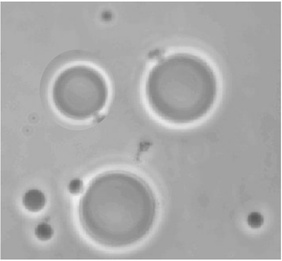
#> input picture pdi/project9/images project #7/Imagem1.jpg, 282 x 261 px, shrunk from 756 x 701 before the run
$ python generate_project9.py
#> lines starting #> are read from the running program, lines starting #| are printed output that depends on the picture; after the words box and inside, x2 and y2 are one past the last pixel; in counts of white or black regions, pixels touching at a corner belong together
"""
generate_project9.py
PDI Project 7 - Segmentation: extract boundaries of the 2 largest blobs.

Pipeline per image:
  1. Convert RGB -> grayscale
  2. Otsu thresholding  -> binary mask
  3. Morphological opening (remove small noise)
  4. Label connected components
  5. Keep 2 largest components
  6. Boundary extraction: boundary = blob XOR erode(blob)
  7. Overlay on original image
"""

import numpy as np
import matplotlib.pyplot as plt
import matplotlib.patches as mpatches
from PIL import Image
from scipy import ndimage
import os

SRC = "images project #7"
OUT = "imgs_result"
os.makedirs(OUT, exist_ok=True)

COLORS = [(255, 50, 50), (50, 200, 255)]   # red for blob1, cyan for blob2

# ── helpers ──────────────────────────────────────────────────────────────────

def otsu_threshold(gray):
    hist, bins = np.histogram(gray.flatten(), bins=256, range=(0, 256))
    hist = hist.astype(np.float64)
    total = hist.sum()
    best_T, best_var = 0, 0.0
    w0, sum0 = 0.0, 0.0
    total_sum = np.dot(np.arange(256), hist)
    for t in range(256):
        w0 += hist[t]
        if w0 == 0:
            continue
        w1 = total - w0
        if w1 == 0:
            break
        sum0 += t * hist[t]
        m0 = sum0 / w0
        m1 = (total_sum - sum0) / w1
        var = w0 * w1 * (m0 - m1) ** 2
        if var > best_var:
            best_var = var
            best_T = t
    return best_T

def extract_boundary(mask):
    struct = ndimage.generate_binary_structure(2, 1)
    eroded = ndimage.binary_erosion(mask, structure=struct, iterations=2)
    return mask & ~eroded

def save(fig, name):
    path = os.path.join(OUT, name)
    fig.savefig(path, dpi=150, bbox_inches="tight")
    plt.close(fig)
    print(f"  saved {name}")

# ── process each image ───────────────────────────────────────────────────────

image_names = ["Imagem1.jpg", "Imagem2.jpg", "Imagem3.jpg"]

all_results = []

for img_name in image_names:
    print(f"\nProcessing {img_name} ...")
    base = img_name.replace(".jpg", "").lower()

    # 1. Load
    rgb = np.array(Image.open(os.path.join(SRC, img_name)))
#> rgb is the input picture: shape (261, 282, 3); min 90, max 255, mean 170.9
    gray = np.array(Image.open(os.path.join(SRC, img_name)).convert("L"))

    # 2. Otsu threshold (objects darker than background? try both polarities)
    T = otsu_threshold(gray)
#> in otsu_threshold, `hist, bins = np.histogram(gray.flatten(), bins=256, range=(0, 256))`: hist = 256 values, max 7545 at index 162, min 0 at index 0, mean 287.5; bins = 257 values from 0 to 256
#> in otsu_threshold, `total = hist.sum()`: total = 73602
#> in otsu_threshold, `total_sum = np.dot(np.arange(256), hist)`: total_sum = 12579073
#> the loop in otsu_threshold, `for t in range(256):` made 256 passes
#> (w0, w1, sum0, m0, m1, var, best_var) on pass 91: (2, 73600, 180, 90, 170.9, 963607354.4, 963607354.4)
#> (w0, w1, sum0, m0, m1, best_var) on passes 92 to 97: (5, 73597, 453, 90.6, 170.9, 2.37e+09), (9, 73593, 821, 91.22, 170.9, 4.21e+09), (13, 73589, 1193, 91.77, 170.9, 5.99e+09), (15, 73587, 1381, 92.07, 170.9, 6.86e+09), (19, 73583, 1761, 92.68, 170.9, 8.56e+09), (24, 73578, 2241, 93.38, 170.9, 1.06e+10)
#> after the loop in otsu_threshold, `for t in range(256):`: best_T = 188; best_var = 9.79e+11; sum0 = 12452593; w0 = 73602
#> T = 188
    mask_dark = gray < T    # dark objects on light background
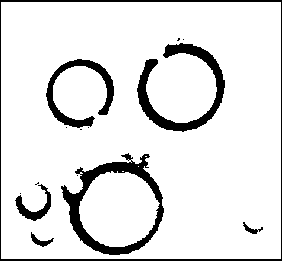
#> mask_dark: shape (261, 282) bool; 89.1% white; 15 black regions (8 under 20 px), largest, box (x1, y1, x2, y2) and area: (61, 153, 164, 255) 2466, (137, 43, 225, 132) 2051, (0, 0, 282, 261) 1642
    mask_light = gray > T   # light objects on dark background
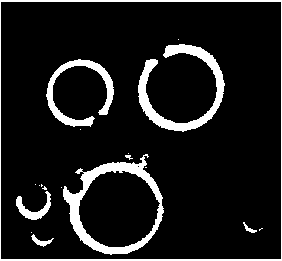
#> mask_light: shape (261, 282) bool; 10.4% white; 19 white regions (11 under 20 px), largest, box (x1, y1, x2, y2) and area: (63, 154, 164, 255) 2274, (138, 44, 225, 132) 1984, (0, 0, 282, 261) 1642

    # Blobs are the minority class (smaller foreground fraction)
    frac_dark = mask_dark.mean()
#> frac_dark = 0.891
    frac_light = mask_light.mean()
#> frac_light = 0.104
    if frac_dark <= frac_light:
        mask = mask_dark
        polarity = "dark"
    else:
        mask = mask_light
        polarity = "light"

    print(f"  Otsu T={T}  polarity={polarity}  foreground={mask.mean()*100:.1f}%")
#|   Otsu T=188  polarity=light  foreground=10.4%

    # 3. Morphological cleaning: opening to remove small noise
    struct = ndimage.generate_binary_structure(2, 2)
    mask_clean = ndimage.binary_opening(mask, structure=struct, iterations=3)
#> mask_clean: shape (261, 282) bool; 4.5% white; 10 white regions, largest, box (x1, y1, x2, y2) and area: (138, 76, 200, 131) 800, (165, 45, 224, 92) 718, (64, 193, 103, 251) 662
    mask_clean = ndimage.binary_closing(mask_clean, structure=struct, iterations=3)
#> mask_clean: shape (261, 282) bool; 4.5% white; 8 white regions, largest, box (x1, y1, x2, y2) and area: (138, 60, 200, 131) 909, (64, 193, 128, 254) 834, (165, 45, 224, 92) 718

    # 4. Label connected components
    labeled, n_components = ndimage.label(mask_clean)
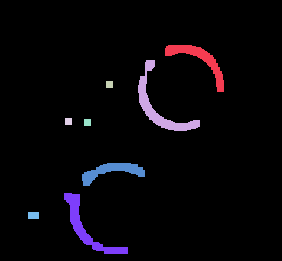
#> labeled: shape (261, 282) int32; 9 distinct labels, from 0 to 8; one colour per label, 0 black
#> n_components = 8
    print(f"  Components after cleaning: {n_components}")
#|   Components after cleaning: 8

    # 5. Keep 2 largest
    if n_components == 0:
        print("  WARNING: no components found, using raw mask")
        mask_clean = mask
        labeled, n_components = ndimage.label(mask_clean)

    sizes = ndimage.sum(mask_clean, labeled, range(1, n_components + 1))
#> sizes = [718, 909, 49, 49, 49, 610, 834, 77]
    sorted_idx = np.argsort(sizes)[::-1]  # largest first
#> sorted_idx = [1, 6, 0, 5, 7, 4, 3, 2]
    top2_labels = sorted_idx[:2] + 1      # labels are 1-indexed
#> top2_labels = [2, 7]

    print(f"  Top-2 blob sizes: {[int(sizes[i-1]) for i in top2_labels]} px")
#|   Top-2 blob sizes: [909, 834] px

    # 6. Boundary extraction for each blob
    blob_masks = []
    boundaries = []
    for lbl in top2_labels:
        blob = (labeled == lbl)
        blob_masks.append(blob)
        boundaries.append(extract_boundary(blob))
#> this loop made 2 passes
#> lbl on passes 1 to 2: 2, 7
#> pass 1, `blob = (labeled == lbl)`:
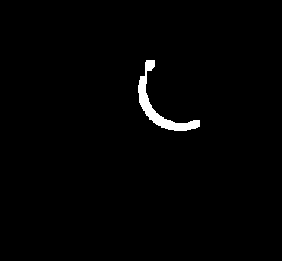
#> blob: shape (261, 282) bool; 1.2% white; 1 white region, box (x1, y1, x2, y2) and area: (138, 60, 200, 131) 909
#> pass 1, in extract_boundary, `eroded = ndimage.binary_erosion(mask, structure=struct, iterations=2)`:
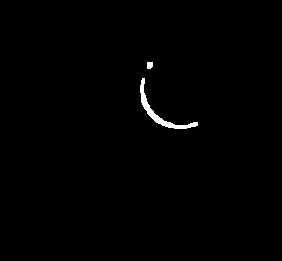
#> eroded: shape (261, 282) bool; 0.64% white; 2 white regions, box (x1, y1, x2, y2) and area: (140, 78, 198, 129) 434, (147, 62, 153, 69) 39
#> after the loop, blob_masks = 2 items; boundaries = 2 items

    # 7. Build overlay image
    overlay = rgb.copy()
    for bnd, color in zip(boundaries, COLORS):
        overlay[bnd] = color
#> this loop made 2 passes
#> color on passes 1 to 2: (255, 50, 50), (50, 200, 255)
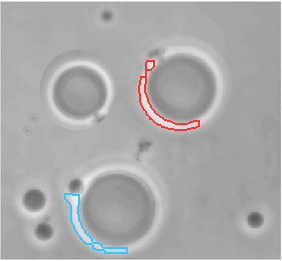
#> overlay: shape (261, 282, 3); 1.14% of pixels changed, all inside (x1, y1, x2, y2) = (64, 60, 200, 254)

    all_results.append({
        "name": img_name,
        "base": base,
        "rgb": rgb,
        "gray": gray,
        "T": T,
        "mask": mask,
        "mask_clean": mask_clean,
        "labeled": labeled,
        "blob_masks": blob_masks,
        "boundaries": boundaries,
        "overlay": overlay,
        "sizes": [int(sizes[i-1]) for i in top2_labels],
        "polarity": polarity,
    })

    # --- per-image result figure ---
    fig, axes = plt.subplots(2, 3, figsize=(15, 10))
    axes[0, 0].imshow(rgb); axes[0, 0].set_title("Original"); axes[0, 0].axis("off")
    axes[0, 1].imshow(gray, cmap="gray"); axes[0, 1].set_title(f"Escala de cinza"); axes[0, 1].axis("off")
    axes[0, 2].imshow(mask, cmap="gray"); axes[0, 2].set_title(f"Otsu T={T} ({polarity})"); axes[0, 2].axis("off")
    axes[1, 0].imshow(mask_clean, cmap="gray"); axes[1, 0].set_title("Apos abertura+fechamento morfologico"); axes[1, 0].axis("off")
    # label map with color
    label_show = np.zeros((*labeled.shape, 3), dtype=np.uint8)
    for j, (lbl_id, color) in enumerate(zip(top2_labels, COLORS)):
        label_show[labeled == lbl_id] = color
#> this loop made 2 passes
#> (lbl_id, color) on passes 1 to 2: (2, (255, 50, 50)), (7, (50, 200, 255))
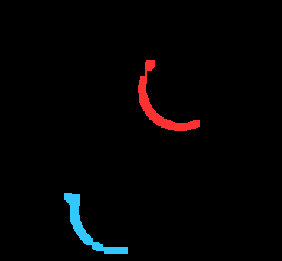
#> label_show: shape (261, 282, 3); mean of channels 0, 1, 2 3.7, 2.9, 3.5; drawn as R, G, B
    axes[1, 1].imshow(label_show); axes[1, 1].set_title(f"2 maiores blobs\n{[s for s in [int(sizes[i-1]) for i in top2_labels]]} px"); axes[1, 1].axis("off")
    axes[1, 2].imshow(overlay); axes[1, 2].set_title("Contornos sobrepostos"); axes[1, 2].axis("off")
    fig.suptitle(f"Projeto 7 - Segmentacao: {img_name}", fontsize=13)
    plt.tight_layout()
    save(fig, f"{base}_pipeline.png")

    # --- boundary overlay close-up ---
    fig, axes = plt.subplots(1, 2, figsize=(12, 6))
    axes[0].imshow(rgb); axes[0].set_title("Original")
    axes[0].axis("off")
    axes[1].imshow(overlay); axes[1].set_title(f"Contornos dos 2 maiores blobs\nBlob1={int(sizes[top2_labels[0]-1])}px  Blob2={int(sizes[top2_labels[1]-1])}px")
    axes[1].axis("off")
    patches = [mpatches.Patch(color=np.array(c)/255, label=f"Blob {j+1}") for j, c in enumerate(COLORS)]
#> patches = 2 items
    axes[1].legend(handles=patches, loc="lower right")
    fig.suptitle(f"{img_name} - Fronteiras dos 2 maiores blobs", fontsize=12)
    plt.tight_layout()
    save(fig, f"{base}_boundary.png")
#> pass 2 of the loop `for img_name in image_names:`:
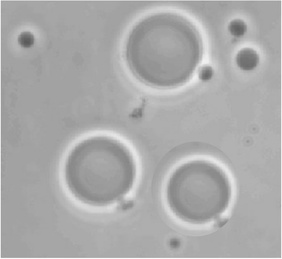
#> input picture pdi/project9/images project #7/Imagem2.jpg, 282 x 259 px, shrunk from 756 x 696 before the run
#> rgb is the input picture: shape (259, 282, 3); min 90, max 255, mean 170.5
#> gray: shape (259, 282)
#> the loop in otsu_threshold (call 2), `for t in range(256):` made 256 passes
#> (w0, w1, sum0, m0, m1, var, best_var) on pass 91: (2, 73036, 180, 90, 170.5, 946681612.6, 946681612.6)
#> mask_dark: shape (259, 282) bool; 86.3% white; 11 black regions (4 under 20 px), largest, box (x1, y1, x2, y2) and area: (116, 4, 222, 108) 3263, (56, 128, 145, 223) 2616, (158, 152, 239, 236) 2046
#> mask_light: shape (259, 282) bool; 13.1% white; 12 white regions (5 under 20 px), largest, box (x1, y1, x2, y2) and area: (117, 4, 222, 107) 3080, (56, 128, 145, 222) 2510, (158, 152, 239, 236) 1985
#|   Otsu T=184  polarity=light  foreground=13.1%
#> labeled: shape (259, 282) int32; 9 distinct labels, from 0 to 8
#|   Components after cleaning: 8
#|   Top-2 blob sizes: [1129, 1127] px
#> the loop `for lbl in top2_labels:` made 2 passes
#> lbl on passes 1 to 2: 4, 7
#> the loop `for bnd, color in zip(boundaries, COLORS):` made 2 passes
#> after the loop `for bnd, color in zip(boundaries, COLORS):`:
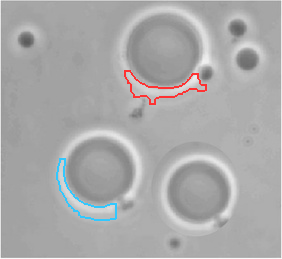
#> overlay: shape (259, 282, 3); 1.12% of pixels changed, all inside (x1, y1, x2, y2) = (56, 70, 207, 221)
#> the loop `for j, (lbl_id, color) in enumerate(zip(top2_labels, COLORS)):` made 2 passes
#> (lbl_id, color) on passes 1 to 2: (4, (255, 50, 50)), (7, (50, 200, 255))
#> after the loop `for j, (lbl_id, color) in enumerate(zip(top2_labels, COLORS)):`:
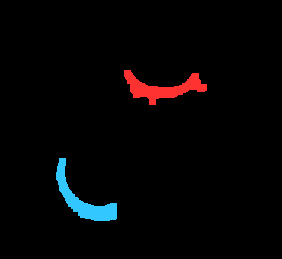
#> label_show: shape (259, 282, 3); mean of channels 0, 1, 2 4.7, 3.9, 4.7; drawn as R, G, B
#> pass 3 of the loop `for img_name in image_names:`:
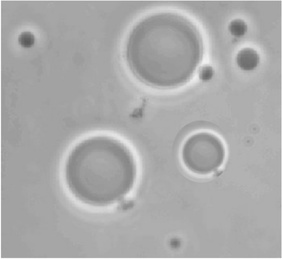
#> input picture pdi/project9/images project #7/Imagem3.jpg, 282 x 259 px, shrunk from 756 x 696 before the run
#> rgb is the input picture: shape (259, 282, 3); min 89, max 255, mean 170.4
#> mask_dark: shape (259, 282) bool; 88.5% white; 12 black regions (4 under 20 px), largest, box (x1, y1, x2, y2) and area: (117, 4, 222, 107) 3045, (56, 128, 145, 222) 2516, (0, 0, 282, 259) 1078
#> mask_light: shape (259, 282) bool; 10.8% white; 20 white regions (13 under 20 px), largest, box (x1, y1, x2, y2) and area: (117, 5, 222, 107) 2818, (56, 128, 145, 222) 2361, (0, 0, 282, 259) 1078
#|   Otsu T=185  polarity=light  foreground=10.8%
#> labeled: shape (259, 282) int32; 7 distinct labels, from 0 to 6
#|   Components after cleaning: 6
#|   Top-2 blob sizes: [1079, 988] px
#> the loop `for lbl in top2_labels:` made 2 passes
#> after the loop `for bnd, color in zip(boundaries, COLORS):`:
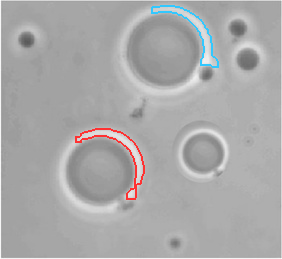
#> overlay: shape (259, 282, 3); 1.21% of pixels changed, all inside (x1, y1, x2, y2) = (75, 5, 219, 200)
#> the loop `for j, (lbl_id, color) in enumerate(zip(top2_labels, COLORS)):` made 2 passes
#> (lbl_id, color) on passes 1 to 2: (4, (255, 50, 50)), (1, (50, 200, 255))
#> after the loop `for j, (lbl_id, color) in enumerate(zip(top2_labels, COLORS)):`:
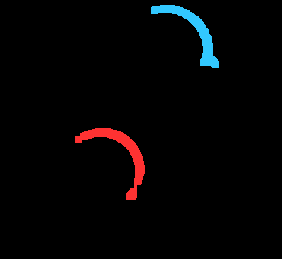
#> label_show: shape (259, 282, 3); mean of channels 0, 1, 2 4.4, 3.4, 4.2; drawn as R, G, B

# ── summary: all 3 images side by side ───────────────────────────────────────
fig, axes = plt.subplots(2, 3, figsize=(18, 12))
for col, res in enumerate(all_results):
    axes[0, col].imshow(res["rgb"]); axes[0, col].set_title(res["name"]); axes[0, col].axis("off")
    axes[1, col].imshow(res["overlay"]); axes[1, col].axis("off")
    axes[1, col].set_title(f"Contornos  T={res['T']}\n{res['sizes']} px")
#> this loop made 3 passes

axes[0, 0].set_ylabel("Original", fontsize=12)
axes[1, 0].set_ylabel("Segmentado", fontsize=12)
fig.suptitle("Projeto 7 - Segmentacao: 2 maiores blobs (todas as imagens)", fontsize=14)
plt.tight_layout()
save(fig, "summary_all.png")

print("\nDone.")
